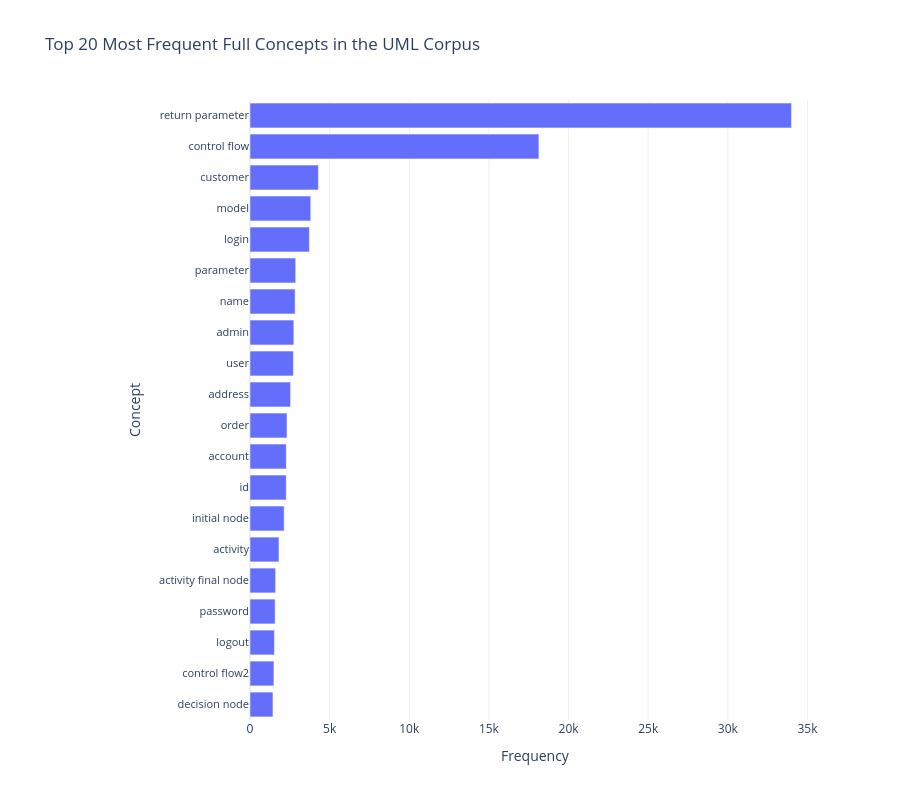

The code cell stored with this chart in its notebook:
### Code cell
concept_counter = Counter()
for name_list in docs_df["names"]:
    concept_counter.update(name_list)

concept_freq_df = (
    pd.DataFrame(concept_counter.items(), columns=["concept", "freq"])
    .sort_values("freq", ascending=False)
    .head(20)
    .sort_values("freq", ascending=True)
)

fig = px.bar(
    concept_freq_df,
    x="freq",
    y="concept",
    orientation="h",
    title="Top 20 Most Frequent Full Concepts in the UML Corpus",
    labels={"freq": "Frequency", "concept": "Concept"},
    template=PLOTLY_TEMPLATE,
)

fig.update_layout(
    height=800,  # make plot taller
    margin=dict(l=250),  # more space for long concept names
    yaxis=dict(automargin=True),
)

fig.update_yaxes(tickfont=dict(size=11))

fig.show()

### Figure 1 — Plotly figure (JSON) as saved in the notebook; plotly's stock layout.template omitted (floating-point values rounded to 4 significant figures)
{"data": [{"hovertemplate": "Frequency=%{x}<br>Concept=%{y}<extra></extra>", "legendgroup": "", "marker": {"color": "#636efa", "pattern": {"shape": ""}}, "name": "", "orientation": "h", "showlegend": false, "textposition": "auto", "type": "bar", "x": [1442, 1501, 1534, 1580, 1608, 1819, 2145, 2276, 2279, 2324, 2546, 2725, 2754, 2834, 2870, 3730, 3814, 4294, 18139, 33999], "xaxis": "x", "y": ["decision node", "control flow2", "logout", "password", "activity final node", "activity", "initial node", "id", "account", "order", "address", "user", "admin", "name", "parameter", "login", "model", "customer", "control flow", "return parameter"], "yaxis": "y"}], "layout": {"barmode": "relative", "height": 800, "legend": {"tracegroupgap": 0}, "margin": {"l": 250}, "title": {"text": "Top 20 Most Frequent Full Concepts in the UML Corpus"}, "xaxis": {"anchor": "y", "domain": [0, 1], "title": {"text": "Frequency"}}, "yaxis": {"anchor": "x", "automargin": true, "domain": [0, 1], "tickfont": {"size": 11}, "title": {"text": "Concept"}}}}
